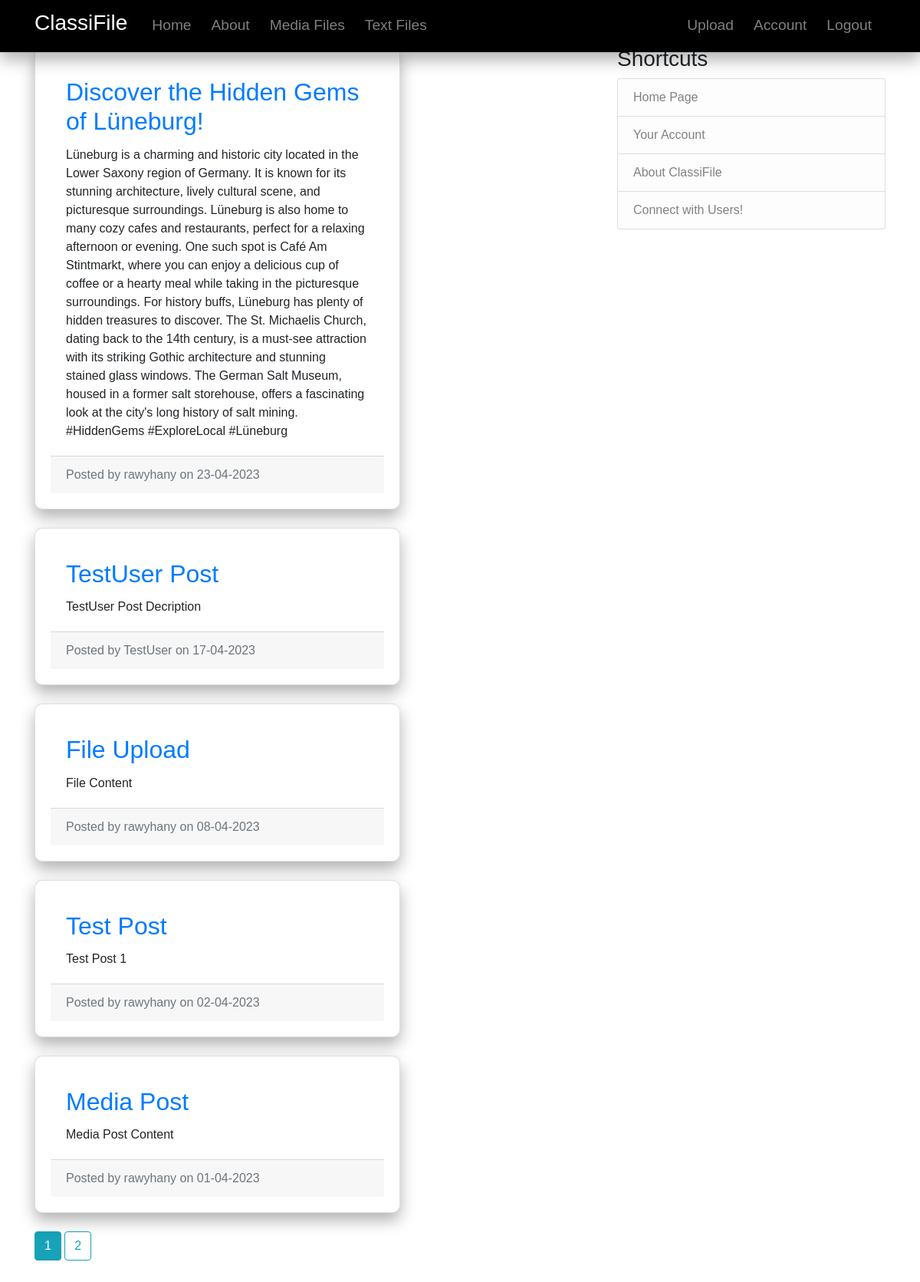
Screenshot of /home (signed in) with the database file from the repository.
### classifile/models.py (models this page shows, shortened)
class Post(db.Model):
    id = db.Column(db.Integer, primary_key=True)
    title = db.Column(db.String(100), nullable=False)
    date_posted = db.Column(db.DateTime, nullable=False, default=datetime.utcnow)
    content = db.Column(db.Text, nullable=False)
    user_id = db.Column(db.Integer, db.ForeignKey('user.id'), nullable=False)

class User(db.Model, UserMixin):
    id = db.Column(db.Integer, primary_key=True)
    username = db.Column(db.String(20), unique=True, nullable=False)
    email = db.Column(db.String(20), unique=True, nullable=False)
    image_file = db.Column(db.String(20), nullable=False, default='default.jpg')
    password = db.Column(db.String(60), nullable=False)
    posts = db.relationship('Post', backref='author', lazy=True)

### classifile/routes.py (the view)
@app.route("/")
@app.route("/home")
def home():
    page = request.args.get('page', 1, type=int)
    posts = Post.query.order_by(Post.date_posted.desc()).paginate(page=page, per_page=5)
    return render_template('home.html', posts=posts)

### classifile/models.py (called while the page is built)
@login_manager.user_loader
def load_user(user_id):
    return User.query.get(int(user_id))

### classifile/templates/home.html
{% extends "layout.html" %}
{% block content %}
  <div class="row">
    <div class="col-md-8">
      {% for post in posts.items %}
        <div class="card mb-4">
          <div class="card-body">
            <h2 class="card-title"><a href="{{ url_for('post', post_id=post.id) }}">{{ post.title }}</a></h2>
            <p class="card-text">{{ post.content }}</p>
          </div>
          <div class="card-footer text-muted">
            Posted by <a>{{ post.author.username }}</a> on {{ post.date_posted.strftime('%d-%m-%Y') }}
          </div>
        </div>
      {% endfor %}
          </div>
        </div>
    {% for page_num in posts.iter_pages(left_edge=1, right_edge=1, left_current=1, right_current=2) %}
      {% if page_num %}
        {% if posts.page == page_num %}
          <a class="btn btn-info mb-4" href="{{ url_for('home', page=page_num) }}">{{ page_num }}</a>
        {% else %}
          <a class="btn btn-outline-info mb-4" href="{{ url_for('home', page=page_num) }}">{{ page_num }}</a>
        {% endif %}
      {% else %}
        ...
      {% endif %}
    {% endfor %}
{% endblock content %}

### classifile/static/main.css (style rules this page uses)
body { font-family: Arial, sans-serif; margin: 0; padding: 0; }
.card { background-color: #ffff; padding: 20px; border-radius: 10px; box-shadow: 0px 10px 20px rgba(0,0,0,0.3); transitio }

### rows the page displays
Post: title "Discover the Hidden Gems of Lüneburg!", content "Lüneburg is a charming and historic city located in the Lower Saxony region of Germany. It is known for its stunning architecture, lively cultural scene, and picturesque surroundings. Lüneburg is also home to many cozy cafes and restaurants, perfect for a relaxing afternoon or evening. One such spot is Café Am Stintmarkt, where you can enjoy a delicious cup of coffee or a hearty meal while taking in the picturesque surroundings. For history buffs, Lüneburg has plenty of hidden treasures to discover. The St. Michaelis Church, dating back to the 14th century, is a must-see attraction with its striking Gothic architecture and stunning stained glass windows. The German Salt Museum, housed in a…", author.username "rawyhany", date_posted "23-04-2023"
Post: title "TestUser Post", content "TestUser Post Decription", author.username "TestUser", date_posted "17-04-2023"
Post: title "File Upload", content "File Content", author.username "rawyhany", date_posted "08-04-2023"
Post: title "Test Post", content "Test Post 1", author.username "rawyhany", date_posted "02-04-2023"
Post: title "Media Post", content "Media Post Content", author.username "rawyhany", date_posted "01-04-2023"

### other values shown
{{ page_num }} "1"
{{ page_num }} "2"
